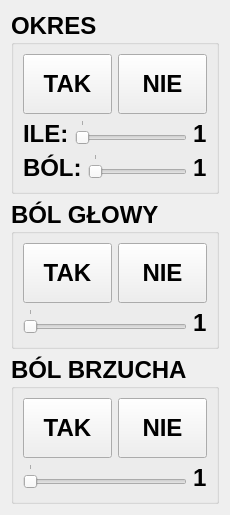
      <widget class="QWidget" name="page_3">
       <layout class="QGridLayout" name="gridLayout_4">
        <item row="0" column="0">
         <widget class="QGroupBox" name="groupBox">
          <property name="font">
           <font>
            <pointsize>18</pointsize>
            <weight>75</weight>
            <bold>true</bold>
           </font>
          </property>
          <property name="title">
           <string>OKRES</string>
          </property>
          <layout class="QGridLayout" name="gridLayout_3">
           <item row="0" column="0">
            <layout class="QHBoxLayout" name="horizontalLayout_4">
             <item>
              <widget class="QPushButton" name="pushButton_8">
               <property name="sizePolicy">
                <sizepolicy hsizetype="Minimum" vsizetype="Minimum">
                 <horstretch>0</horstretch>
                 <verstretch>0</verstretch>
                </sizepolicy>
               </property>
               <property name="minimumSize">
                <size>
                 <width>60</width>
                 <height>60</height>
                </size>
               </property>
               <property name="inputMethodHints">
                <set>Qt::ImhNoAutoUppercase</set>
               </property>
               <property name="text">
                <string>TAK</string>
               </property>
              </widget>
             </item>
             <item>
              <widget class="QPushButton" name="pushButton_9">
               <property name="sizePolicy">
                <sizepolicy hsizetype="Minimum" vsizetype="Minimum">
                 <horstretch>0</horstretch>
                 <verstretch>0</verstretch>
                </sizepolicy>
               </property>
               <property name="minimumSize">
                <size>
                 <width>60</width>
                 <height>60</height>
                </size>
               </property>
               <property name="text">
                <string>NIE</string>
               </property>
              </widget>
             </item>
            </layout>
           </item>
           <item row="1" column="0">
            <layout class="QHBoxLayout" name="horizontalLayout_5">
             <item>
              <widget class="QLabel" name="label_24">
               <property name="text">
                <string>ILE:</string>
               </property>
              </widget>
             </item>
             <item>
              <widget class="QSlider" name="horizontalSlider">
               <property name="sizePolicy">
                <sizepolicy hsizetype="Expanding" vsizetype="Maximum">
                 <horstretch>0</horstretch>
                 <verstretch>0</verstretch>
                </sizepolicy>
               </property>
               <property name="maximumSize">
                <size>
                 <width>16777215</width>
                 <height>40</height>
                </size>
               </property>
               <property name="font">
                <font>
                 <pointsize>22</pointsize>
                </font>
               </property>
               <property name="minimum">
                <number>1</number>
               </property>
               <property name="maximum">
                <number>5</number>
               </property>
               <property name="orientation">
                <enum>Qt::Horizontal</enum>
               </property>
               <property name="tickPosition">
                <enum>QSlider::TicksAbove</enum>
               </property>
              </widget>
             </item>
             <item>
              <widget class="QLabel" name="label_7">
               <property name="text">
                <string>1</string>
               </property>
              </widget>
             </item>
            </layout>
           </item>
           <item row="2" column="0">
            <layout class="QHBoxLayout" name="horizontalLayout_26">
             <item>
              <widget class="QLabel" name="label_25">
               <property name="text">
                <string>BÓL:</string>
               </property>
              </widget>
             </item>
             <item>
              <widget class="QSlider" name="horizontalSlider_9">
               <property name="sizePolicy">
                <sizepolicy hsizetype="Expanding" vsizetype="Maximum">
                 <horstretch>0</horstretch>
                 <verstretch>0</verstretch>
                </sizepolicy>
               </property>
               <property name="maximumSize">
                <size>
                 <width>16777215</width>
                 <height>40</height>
                </size>
               </property>
               <property name="font">
                <font>
                 <pointsize>22</pointsize>
                </font>
               </property>
               <property name="minimum">
                <number>1</number>
               </property>
               <property name="maximum">
                <number>5</number>
               </property>
               <property name="orientation">
                <enum>Qt::Horizontal</enum>
               </property>
               <property name="tickPosition">
                <enum>QSlider::TicksAbove</enum>
               </property>
              </widget>
             </item>
             <item>
              <widget class="QLabel" name="label_23">
               <property name="text">
                <string>1</string>
               </property>
              </widget>
             </item>
            </layout>
           </item>
          </layout>
         </widget>
        </item>
        <item row="1" column="0">
         <widget class="QGroupBox" name="groupBox_3">
          <property name="font">
           <font>
            <pointsize>18</pointsize>
            <weight>75</weight>
            <bold>true</bold>
           </font>
          </property>
          <property name="title">
           <string>BÓL GŁOWY</string>
          </property>
          <layout class="QGridLayout" name="gridLayout_5">
           <item row="0" column="0">
            <layout class="QHBoxLayout" name="horizontalLayout_3">
             <item>
              <widget class="QPushButton" name="pushButton_10">
               <property name="sizePolicy">
                <sizepolicy hsizetype="Minimum" vsizetype="Minimum">
                 <horstretch>0</horstretch>
                 <verstretch>0</verstretch>
                </sizepolicy>
               </property>
               <property name="minimumSize">
                <size>
                 <width>60</width>
                 <height>60</height>
                </size>
               </property>
               <property name="inputMethodHints">
                <set>Qt::ImhNoAutoUppercase</set>
               </property>
               <property name="text">
                <string>TAK</string>
               </property>
              </widget>
             </item>
             <item>
              <widget class="QPushButton" name="pushButton_11">
               <property name="sizePolicy">
                <sizepolicy hsizetype="Minimum" vsizetype="Minimum">
                 <horstretch>0</horstretch>
                 <verstretch>0</verstretch>
                </sizepolicy>
               </property>
               <property name="minimumSize">
                <size>
                 <width>60</width>
                 <height>60</height>
                </size>
               </property>
               <property name="inputMethodHints">
                <set>Qt::ImhNoAutoUppercase</set>
               </property>
               <property name="text">
                <string>NIE</string>
               </property>
              </widget>
             </item>
            </layout>
           </item>
           <item row="1" column="0">
            <layout class="QHBoxLayout" name="horizontalLayout_2">
             <item>
              <widget class="QSlider" name="horizontalSlider_2">
               <property name="sizePolicy">
                <sizepolicy hsizetype="Expanding" vsizetype="Maximum">
                 <horstretch>0</horstretch>
                 <verstretch>0</verstretch>
                </sizepolicy>
               </property>
               <property name="maximumSize">
                <size>
                 <width>16777215</width>
                 <height>40</height>
                </size>
               </property>
               <property name="minimum">
                <number>1</number>
               </property>
               <property name="maximum">
                <number>5</number>
               </property>
               <property name="orientation">
                <enum>Qt::Horizontal</enum>
               </property>
               <property name="tickPosition">
                <enum>QSlider::TicksAbove</enum>
               </property>
              </widget>
             </item>
             <item>
              <widget class="QLabel" name="label_8">
               <property name="text">
                <string>1</string>
               </property>
              </widget>
             </item>
            </layout>
           </item>
          </layout>
         </widget>
        </item>
        <item row="2" column="0">
         <widget class="QGroupBox" name="groupBox_4">
          <property name="font">
           <font>
            <pointsize>18</pointsize>
            <weight>75</weight>
            <bold>true</bold>
           </font>
          </property>
          <property name="title">
           <string>BÓL BRZUCHA</string>
          </property>
          <layout class="QGridLayout" name="gridLayout_6">
           <item row="0" column="0">
            <layout class="QHBoxLayout" name="horizontalLayout_6">
             <item>
              <widget class="QPushButton" name="pushButton_12">
               <property name="sizePolicy">
                <sizepolicy hsizetype="Minimum" vsizetype="Minimum">
                 <horstretch>0</horstretch>
                 <verstretch>0</verstretch>
                </sizepolicy>
               </property>
               <property name="minimumSize">
                <size>
                 <width>60</width>
                 <height>60</height>
                </size>
               </property>
               <property name="text">
                <string>TAK</string>
               </property>
              </widget>
             </item>
             <item>
              <widget class="QPushButton" name="pushButton_13">
               <property name="sizePolicy">
                <sizepolicy hsizetype="Minimum" vsizetype="Minimum">
                 <horstretch>0</horstretch>
                 <verstretch>0</verstretch>
                </sizepolicy>
               </property>
               <property name="minimumSize">
                <size>
                 <width>60</width>
                 <height>60</height>
                </size>
               </property>
               <property name="text">
                <string>NIE</string>
               </property>
              </widget>
             </item>
            </layout>
           </item>
           <item row="1" column="0">
            <layout class="QHBoxLayout" name="horizontalLayout_7">
             <item>
              <widget class="QSlider" name="horizontalSlider_3">
               <property name="sizePolicy">
                <sizepolicy hsizetype="Expanding" vsizetype="Maximum">
                 <horstretch>0</horstretch>
                 <verstretch>0</verstretch>
                </sizepolicy>
               </property>
               <property name="maximumSize">
                <size>
                 <width>16777215</width>
                 <height>40</height>
                </size>
               </property>
               <property name="minimum">
                <number>1</number>
               </property>
               <property name="maximum">
                <number>5</number>
               </property>
               <property name="orientation">
                <enum>Qt::Horizontal</enum>
               </property>
               <property name="tickPosition">
                <enum>QSlider::TicksAbove</enum>
               </property>
              </widget>
             </item>
             <item>
              <widget class="QLabel" name="label_9">
               <property name="text">
                <string>1</string>
               </property>
              </widget>
             </item>
            </layout>
           </item>
          </layout>
         </widget>
        </item>
       </layout>
      </widget>
